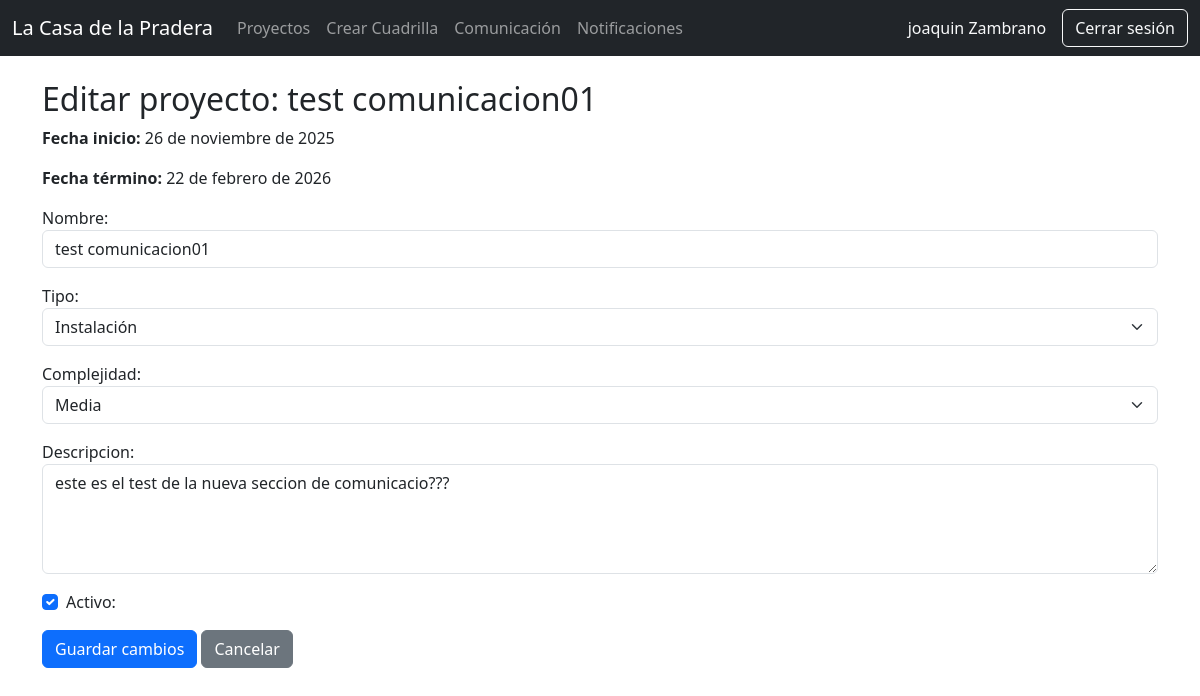
The app's page /proyectos/14/editar/ (signed in), older data.
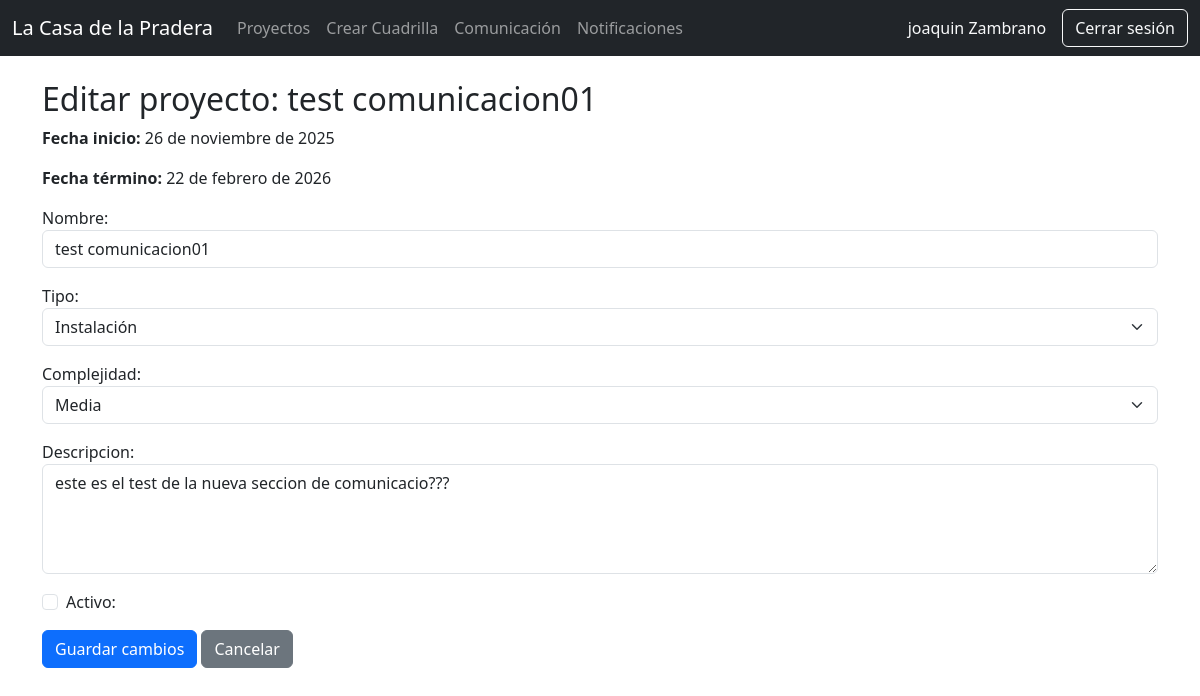
The same page, newer data.
### proyectos/models.py (models this page shows, shortened)
class Proyecto(models.Model):
    nombre = models.CharField(max_length=100)
    descripcion = models.TextField(blank=True)
    TIPO_CHOICES = [
        ('construccion', 'Construcción'),
        ('mantenimiento', 'Mantenimiento'),
        ('instalacion', 'Instalación'),
        ('otro', 'Otro'),
    ]
    tipo = models.CharField(max_length=30, choices=TIPO_CHOICES, default='otro')
    COMPLEJIDAD_CHOICES = [
        ('baja', 'Baja'),
        ('media', 'Media'),
        ('alta', 'Alta'),
    ]
    complejidad = models.CharField(max_length=10, choices=COMPLEJIDAD_CHOICES, default='media')
    fecha_inicio = models.DateField()
    fecha_termino = models.DateField(null=True, blank=True)
    jefe = models.ForeignKey(User, on_delete=models.CASCADE, related_name='proyectos')
    activo = models.BooleanField(default=True)

### proyectos/views.py (the view)
# urls.py: path('<int:proyecto_id>/editar/', views.editar_proyecto, name='editar'),
@login_required
@user_passes_test(es_jefe)
def editar_proyecto(request, proyecto_id):
    proyecto = get_object_or_404(Proyecto, id=proyecto_id, jefe=request.user)
    if request.method == 'POST':
        data = request.POST.copy()
        data['fecha_inicio'] = proyecto.fecha_inicio.isoformat()
        data['fecha_termino'] = proyecto.fecha_termino.isoformat() if proyecto.fecha_termino else ''
        form = ProyectoForm(data, instance=proyecto)
        if form.is_valid():
            proyecto_obj = form.save(commit=False)
            proyecto_obj.fecha_inicio = proyecto.fecha_inicio
            proyecto_obj.fecha_termino = proyecto.fecha_termino
            proyecto_obj.save()
            messages.success(request, f"Proyecto '{proyecto.nombre}' actualizado correctamente.")
            return redirect('proyectos:panel')
    else:
        form = ProyectoForm(instance=proyecto)
    return render(request, 'editar_proyecto.html', {'form': form, 'proyecto': proyecto})

### proyectos/forms.py
class ProyectoForm(forms.ModelForm):
    class Meta:
        model = Proyecto
        fields = ['nombre', 'tipo', 'complejidad', 'descripcion', 'fecha_inicio', 'fecha_termino', 'activo']
        widgets = {
            'nombre': forms.TextInput(attrs={'class': 'form-control'}),
            'tipo': forms.Select(attrs={'class': 'form-select'}),
            'complejidad': forms.Select(attrs={'class': 'form-select'}),
            'descripcion': forms.Textarea(attrs={'class': 'form-control', 'rows': 4}),
            'fecha_inicio': forms.DateInput(attrs={'type': 'date', 'class': 'form-control'}),
            'fecha_termino': forms.DateInput(attrs={'type': 'date', 'class': 'form-control'}),
            'activo': forms.CheckboxInput(attrs={'class': 'form-check-input'}),
        }

### core/context_processors.py (called while the page is built)
def notificaciones_no_leidas(request):
    if request.user.is_authenticated:
        return {
            "notifs_no_leidas": request.user.notificaciones.filter(leida=False).count()
        }
    return {"notifs_no_leidas": 0}

### personal/templatetags/custom_tags.py (called while the page is built)
@register.filter
def has_group(user, group_name):
    return user.groups.filter(name=group_name).exists()

### proyectos/views.py (called while the page is built)
def es_jefe(user):
    return user.groups.filter(name='JefeProyecto').exists()

### proyectos/templates/editar_proyecto.html (shortened to what this page needs)
{% extends 'base.html' %}
{% block content %}
<h2>Editar proyecto: {{ proyecto.nombre }}</h2>
<form method="post">
    <p><strong>Fecha inicio:</strong> {{ proyecto.fecha_inicio }}</p>
    <p><strong>Fecha término:</strong> {{ proyecto.fecha_termino|default:'—' }}</p>
    <div class="mb-3">
        {{ form.nombre.label_tag }}
        {{ form.nombre }}
    </div>
    <div class="mb-3">
        {{ form.tipo.label_tag }}
        {{ form.tipo }}
    </div>
    <div class="mb-3">
        {{ form.complejidad.label_tag }}
        {{ form.complejidad }}
    </div>
    <div class="mb-3">
        {{ form.descripcion.label_tag }}
        {{ form.descripcion }}
    </div>
    <div class="form-check mb-3">
        {{ form.activo }}
        {{ form.activo.label_tag }}
    </div>
    <button type="submit" class="btn btn-primary">Guardar cambios</button>
    <a href="{% url 'proyectos:panel' %}" class="btn btn-secondary">Cancelar</a>
</form>
{% endblock %}

Row changes from the older to the newer data that the page shows:
changed Proyecto "test comunicacion01": activo "☑" → "☐"
